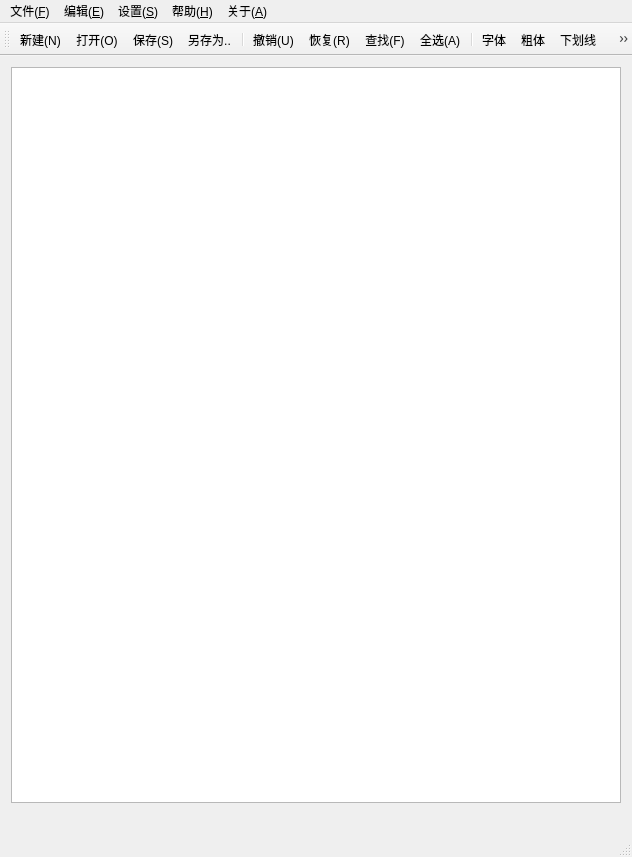
<?xml version="1.0" encoding="UTF-8"?>
<ui version="4.0">
 <class>MainWindow</class>
 <widget class="QMainWindow" name="MainWindow">
  <property name="geometry">
   <rect>
    <x>0</x>
    <y>0</y>
    <width>632</width>
    <height>857</height>
   </rect>
  </property>
  <property name="windowTitle">
   <string>MainWindow</string>
  </property>
  <widget class="QWidget" name="centralWidget">
   <layout class="QGridLayout" name="gridLayout">
    <item row="0" column="0">
     <widget class="QTextEdit" name="textEdit">
      <property name="font">
       <font>
        <family>Courier New</family>
        <pointsize>10</pointsize>
       </font>
      </property>
      <property name="mouseTracking">
       <bool>true</bool>
      </property>
      <property name="tabletTracking">
       <bool>true</bool>
      </property>
      <property name="lineWrapMode">
       <enum>QTextEdit::WidgetWidth</enum>
      </property>
      <property name="tabStopWidth">
       <number>45</number>
      </property>
     </widget>
    </item>
    <item row="1" column="0">
     <widget class="QLabel" name="CursorP">
      <property name="font">
       <font>
        <family>Adobe 黑体 Std R</family>
        <pointsize>8</pointsize>
        <weight>75</weight>
        <bold>true</bold>
       </font>
      </property>
      <property name="text">
       <string/>
      </property>
     </widget>
    </item>
   </layout>
  </widget>
  <widget class="QMenuBar" name="menuBar">
   <property name="geometry">
    <rect>
     <x>0</x>
     <y>0</y>
     <width>632</width>
     <height>26</height>
    </rect>
   </property>
   <widget class="QMenu" name="menu_N">
    <property name="title">
     <string>文件(&amp;F)</string>
    </property>
    <addaction name="actionNew_N"/>
    <addaction name="actionOpen_O"/>
    <addaction name="actionSave_S"/>
    <addaction name="action_lingcvunwei"/>
    <addaction name="actionSave_All"/>
    <addaction name="separator"/>
    <addaction name="actionprint"/>
    <addaction name="separator"/>
    <addaction name="actiontuichu"/>
   </widget>
   <widget class="QMenu" name="menu_E">
    <property name="title">
     <string>编辑(&amp;E)</string>
    </property>
    <addaction name="actionUndo_U"/>
    <addaction name="actionReundo_R"/>
    <addaction name="actionCopy_C"/>
    <addaction name="action_Cut_X"/>
    <addaction name="action_Paste_V"/>
    <addaction name="actionselectall"/>
    <addaction name="separator"/>
    <addaction name="actionclear"/>
    <addaction name="separator"/>
    <addaction name="actionFind"/>
    <addaction name="actionReplace"/>
    <addaction name="actionFind_Next"/>
   </widget>
   <widget class="QMenu" name="menu_H">
    <property name="title">
     <string>帮助(&amp;H)</string>
    </property>
    <addaction name="actionHelp"/>
   </widget>
   <widget class="QMenu" name="menu_A">
    <property name="title">
     <string>关于(&amp;A)</string>
    </property>
    <addaction name="actionAbout_Notepad_2"/>
   </widget>
   <widget class="QMenu" name="menu_S">
    <property name="title">
     <string>设置(&amp;S)</string>
    </property>
    <widget class="QMenu" name="menufontStyle">
     <property name="title">
      <string>字体风格</string>
     </property>
     <addaction name="actionItalic"/>
     <addaction name="actionBold"/>
     <addaction name="actionUnderline"/>
    </widget>
    <addaction name="menufontStyle"/>
    <addaction name="actionfont_2"/>
    <addaction name="actionfontsize"/>
    <addaction name="actioncolor"/>
    <addaction name="actiondecode"/>
    <addaction name="actioncheckline"/>
    <addaction name="actionautosave"/>
    <addaction name="actionpage"/>
   </widget>
   <addaction name="menu_N"/>
   <addaction name="menu_E"/>
   <addaction name="menu_S"/>
   <addaction name="menu_H"/>
   <addaction name="menu_A"/>
  </widget>
  <widget class="QToolBar" name="mainToolBar">
   <property name="mouseTracking">
    <bool>true</bool>
   </property>
   <property name="iconSize">
    <size>
     <width>20</width>
     <height>20</height>
    </size>
   </property>
   <attribute name="toolBarArea">
    <enum>TopToolBarArea</enum>
   </attribute>
   <attribute name="toolBarBreak">
    <bool>false</bool>
   </attribute>
   <addaction name="actionNew_N"/>
   <addaction name="actionOpen_O"/>
   <addaction name="actionSave_S"/>
   <addaction name="action_lingcvunwei"/>
   <addaction name="separator"/>
   <addaction name="actionUndo_U"/>
   <addaction name="actionReundo_R"/>
   <addaction name="actionFind"/>
   <addaction name="actionselectall"/>
   <addaction name="separator"/>
   <addaction name="actionfont_2"/>
   <addaction name="actionBold"/>
   <addaction name="actionUnderline"/>
   <addaction name="actionItalic"/>
   <addaction name="actionfontsize"/>
   <addaction name="actioncolor"/>
   <addaction name="separator"/>
   <addaction name="actionHelp"/>
  </widget>
  <widget class="QStatusBar" name="statusBar"/>
  <action name="actionNew_N">
   <property name="icon">
    <iconset resource="icons.qrc">
     <normaloff>:/icon/icon/new.png</normaloff>:/icon/icon/new.png</iconset>
   </property>
   <property name="text">
    <string>新建(&amp;N)</string>
   </property>
   <property name="statusTip">
    <string>新建文件</string>
   </property>
   <property name="shortcut">
    <string>Ctrl+N</string>
   </property>
   <property name="shortcutContext">
    <enum>Qt::WindowShortcut</enum>
   </property>
  </action>
  <action name="actionOpen_O">
   <property name="icon">
    <iconset resource="icons.qrc">
     <normaloff>:/icon/icon/open.png</normaloff>:/icon/icon/open.png</iconset>
   </property>
   <property name="text">
    <string>打开(&amp;O)</string>
   </property>
   <property name="statusTip">
    <string>打开一个现有的文件..</string>
   </property>
   <property name="shortcut">
    <string>Ctrl+O</string>
   </property>
  </action>
  <action name="actionSave_S">
   <property name="icon">
    <iconset resource="icons.qrc">
     <normaloff>:/icon/icon/save.png</normaloff>:/icon/icon/save.png</iconset>
   </property>
   <property name="text">
    <string>保存(&amp;S)</string>
   </property>
   <property name="statusTip">
    <string>保存当前文件</string>
   </property>
   <property name="shortcut">
    <string>Ctrl+S</string>
   </property>
  </action>
  <action name="actionSave_All">
   <property name="icon">
    <iconset resource="icons.qrc">
     <normaloff>:/icon/saveall</normaloff>:/icon/saveall</iconset>
   </property>
   <property name="text">
    <string>全部保存</string>
   </property>
   <property name="statusTip">
    <string>保存所有文件</string>
   </property>
   <property name="shortcut">
    <string>Ctrl+Shift+S</string>
   </property>
  </action>
  <action name="actionUndo_U">
   <property name="icon">
    <iconset resource="icons.qrc">
     <normaloff>:/icon/icon/undo.png</normaloff>:/icon/icon/undo.png</iconset>
   </property>
   <property name="text">
    <string>撤销(&amp;U)</string>
   </property>
   <property name="statusTip">
    <string>撤销编辑</string>
   </property>
   <property name="shortcut">
    <string>Ctrl+Z</string>
   </property>
  </action>
  <action name="actionReundo_R">
   <property name="icon">
    <iconset resource="icons.qrc">
     <normaloff>:/icon/icon/redo.png</normaloff>:/icon/icon/redo.png</iconset>
   </property>
   <property name="text">
    <string>恢复(&amp;R)</string>
   </property>
   <property name="toolTip">
    <string>恢复(R)</string>
   </property>
   <property name="statusTip">
    <string>返回撤销</string>
   </property>
  </action>
  <action name="actionCopy_C">
   <property name="icon">
    <iconset resource="icons.qrc">
     <normaloff>:/icon/copy</normaloff>:/icon/copy</iconset>
   </property>
   <property name="text">
    <string>复制(&amp;C)</string>
   </property>
   <property name="statusTip">
    <string>复制选中</string>
   </property>
  </action>
  <action name="action_Cut_X">
   <property name="icon">
    <iconset resource="icons.qrc">
     <normaloff>:/icon/cut</normaloff>:/icon/cut</iconset>
   </property>
   <property name="text">
    <string>剪切(&amp;X)</string>
   </property>
   <property name="statusTip">
    <string>剪切选中</string>
   </property>
  </action>
  <action name="action_Paste_V">
   <property name="icon">
    <iconset resource="icons.qrc">
     <normaloff>:/icon/paste</normaloff>:/icon/paste</iconset>
   </property>
   <property name="text">
    <string>粘贴(&amp;V)</string>
   </property>
   <property name="statusTip">
    <string>粘贴文本</string>
   </property>
  </action>
  <action name="action_lingcvunwei">
   <property name="icon">
    <iconset resource="icons.qrc">
     <normaloff>:/icon/saveto</normaloff>:/icon/saveto</iconset>
   </property>
   <property name="text">
    <string>另存为..</string>
   </property>
   <property name="toolTip">
    <string>另存为</string>
   </property>
   <property name="statusTip">
    <string>文件另存为</string>
   </property>
  </action>
  <action name="actiontuichu">
   <property name="icon">
    <iconset resource="icons.qrc">
     <normaloff>:/icon/exit</normaloff>:/icon/exit</iconset>
   </property>
   <property name="text">
    <string>退出</string>
   </property>
   <property name="toolTip">
    <string>退出</string>
   </property>
   <property name="statusTip">
    <string>关闭并退出Notepad-=2</string>
   </property>
  </action>
  <action name="actionHelp">
   <property name="icon">
    <iconset resource="icons.qrc">
     <normaloff>:/icon/help</normaloff>:/icon/help</iconset>
   </property>
   <property name="text">
    <string>Help?</string>
   </property>
   <property name="statusTip">
    <string>帮助</string>
   </property>
  </action>
  <action name="actiondelete">
   <property name="icon">
    <iconset resource="icons.qrc">
     <normaloff>:/icon/delete</normaloff>:/icon/delete</iconset>
   </property>
   <property name="text">
    <string>删除</string>
   </property>
   <property name="statusTip">
    <string>删除选中内容</string>
   </property>
  </action>
  <action name="actionclear">
   <property name="icon">
    <iconset resource="icons.qrc">
     <normaloff>:/icon/clean</normaloff>:/icon/clean</iconset>
   </property>
   <property name="text">
    <string>清空</string>
   </property>
   <property name="statusTip">
    <string>清空当前文件内容</string>
   </property>
  </action>
  <action name="actionFind">
   <property name="icon">
    <iconset resource="icons.qrc">
     <normaloff>:/icon/icon/find.png</normaloff>:/icon/icon/find.png</iconset>
   </property>
   <property name="text">
    <string>查找(&amp;F)</string>
   </property>
   <property name="statusTip">
    <string>查找关键字</string>
   </property>
   <property name="shortcut">
    <string>Ctrl+F</string>
   </property>
  </action>
  <action name="actionReplace">
   <property name="icon">
    <iconset resource="icons.qrc">
     <normaloff>:/icon/replace</normaloff>:/icon/replace</iconset>
   </property>
   <property name="text">
    <string>替换</string>
   </property>
   <property name="statusTip">
    <string>替换文本</string>
   </property>
  </action>
  <action name="actionFind_Next">
   <property name="icon">
    <iconset resource="icons.qrc">
     <normaloff>:/icon/next</normaloff>:/icon/next</iconset>
   </property>
   <property name="text">
    <string>查找下一个</string>
   </property>
   <property name="statusTip">
    <string>查找下一个</string>
   </property>
  </action>
  <action name="actionAbout_Notepad_2">
   <property name="icon">
    <iconset resource="icons.qrc">
     <normaloff>:/icon/about</normaloff>:/icon/about</iconset>
   </property>
   <property name="text">
    <string>关于 Notepad-=2</string>
   </property>
   <property name="statusTip">
    <string>关于Notepad-=2</string>
   </property>
  </action>
  <action name="actionItalic">
   <property name="checkable">
    <bool>true</bool>
   </property>
   <property name="icon">
    <iconset resource="icons.qrc">
     <normaloff>:/icon/italic</normaloff>:/icon/italic</iconset>
   </property>
   <property name="text">
    <string>斜体</string>
   </property>
   <property name="statusTip">
    <string>将选中文本设置为斜体</string>
   </property>
   <property name="shortcut">
    <string>Ctrl+I</string>
   </property>
  </action>
  <action name="actionBold">
   <property name="checkable">
    <bool>true</bool>
   </property>
   <property name="icon">
    <iconset resource="icons.qrc">
     <normaloff>:/icon/bold</normaloff>:/icon/bold</iconset>
   </property>
   <property name="text">
    <string>粗体</string>
   </property>
   <property name="statusTip">
    <string>将选中文本设为粗体</string>
   </property>
   <property name="shortcut">
    <string>Ctrl+B</string>
   </property>
  </action>
  <action name="actionUnderline">
   <property name="checkable">
    <bool>true</bool>
   </property>
   <property name="icon">
    <iconset resource="icons.qrc">
     <normaloff>:/icon/underline</normaloff>:/icon/underline</iconset>
   </property>
   <property name="text">
    <string>下划线</string>
   </property>
   <property name="statusTip">
    <string>为选中文本添加下划线</string>
   </property>
   <property name="shortcut">
    <string>Ctrl+U</string>
   </property>
  </action>
  <action name="actioncolor">
   <property name="icon">
    <iconset resource="icons.qrc">
     <normaloff>:/icon/color</normaloff>:/icon/color</iconset>
   </property>
   <property name="text">
    <string>文本颜色</string>
   </property>
   <property name="statusTip">
    <string>设置选中文本颜色</string>
   </property>
  </action>
  <action name="actionfont_2">
   <property name="icon">
    <iconset resource="icons.qrc">
     <normaloff>:/icon/font</normaloff>:/icon/font</iconset>
   </property>
   <property name="text">
    <string>字体</string>
   </property>
   <property name="statusTip">
    <string>设置文本字体</string>
   </property>
  </action>
  <action name="actiondecode">
   <property name="icon">
    <iconset resource="icons.qrc">
     <normaloff>:/icon/code</normaloff>:/icon/code</iconset>
   </property>
   <property name="text">
    <string>编码格式</string>
   </property>
   <property name="statusTip">
    <string>设置文本编码格式</string>
   </property>
  </action>
  <action name="actionfontsize">
   <property name="icon">
    <iconset resource="icons.qrc">
     <normaloff>:/icon/size</normaloff>:/icon/size</iconset>
   </property>
   <property name="text">
    <string>字体大小</string>
   </property>
   <property name="statusTip">
    <string>设置字体大小</string>
   </property>
  </action>
  <action name="actionselectall">
   <property name="icon">
    <iconset resource="icons.qrc">
     <normaloff>:/icon/selectall</normaloff>:/icon/selectall</iconset>
   </property>
   <property name="text">
    <string>全选(&amp;A)</string>
   </property>
   <property name="statusTip">
    <string>选中全部</string>
   </property>
   <property name="shortcut">
    <string>Ctrl+A</string>
   </property>
  </action>
  <action name="actionprint">
   <property name="icon">
    <iconset resource="icons.qrc">
     <normaloff>:/icon/print</normaloff>:/icon/print</iconset>
   </property>
   <property name="text">
    <string>打印</string>
   </property>
   <property name="statusTip">
    <string>打印文本</string>
   </property>
   <property name="shortcut">
    <string>Ctrl+P</string>
   </property>
  </action>
  <action name="actionpage">
   <property name="icon">
    <iconset resource="icons.qrc">
     <normaloff>:/icon/page</normaloff>:/icon/page</iconset>
   </property>
   <property name="text">
    <string>页面</string>
   </property>
   <property name="statusTip">
    <string>设置页面</string>
   </property>
  </action>
  <action name="actioncheckline">
   <property name="checkable">
    <bool>true</bool>
   </property>
   <property name="checked">
    <bool>false</bool>
   </property>
   <property name="icon">
    <iconset resource="icons.qrc">
     <normaloff>:/icon/autonewline</normaloff>:/icon/autonewline</iconset>
   </property>
   <property name="text">
    <string>自动换行</string>
   </property>
   <property name="statusTip">
    <string>设置自动换行</string>
   </property>
  </action>
  <action name="actionautosave">
   <property name="icon">
    <iconset resource="icons.qrc">
     <normaloff>:/icon/autosave</normaloff>:/icon/autosave</iconset>
   </property>
   <property name="text">
    <string>自动保存</string>
   </property>
  </action>
 </widget>
 <layoutdefault spacing="6" margin="11"/>
 <resources>
  <include location="icons.qrc"/>
 </resources>
 <connections/>
</ui>
